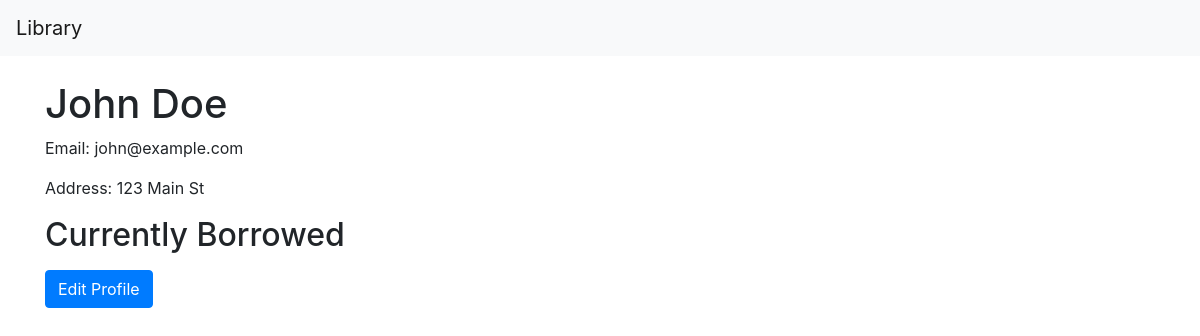
The page /user/1 on the database as committed earlier.
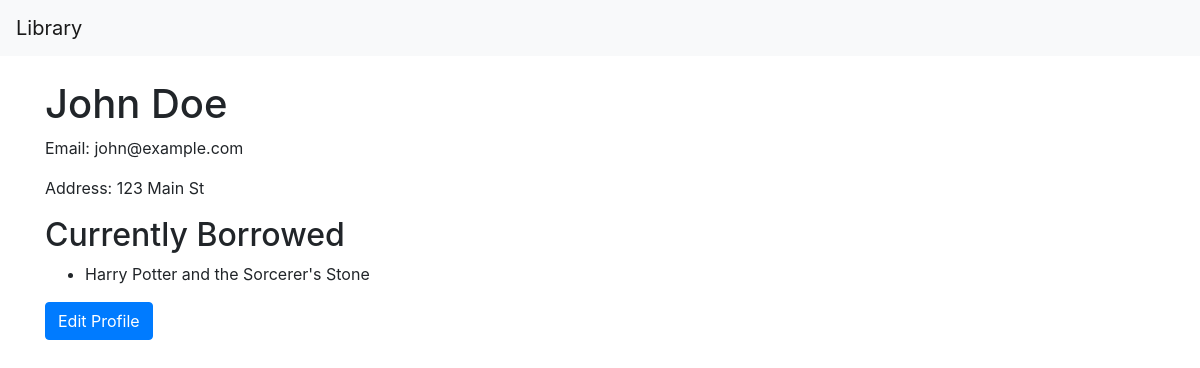
The same page on the database as committed later.
### models.py (models this page shows)
class Borrow(db.Model):
    id = db.Column(db.Integer, primary_key=True)
    user_id = db.Column(db.Integer, db.ForeignKey('user.id'))
    book_id = db.Column(db.Integer, db.ForeignKey('book.id'))
    checkout_date = db.Column(db.Date, nullable=False)
    due_date = db.Column(db.Date, nullable=False)
    return_date = db.Column(db.Date )

class Book(db.Model):
    id = db.Column(db.Integer, primary_key=True)
    title = db.Column(db.String, nullable=False)
    author_id = db.Column(db.Integer, db.ForeignKey('author.id'))
    genre = db.Column(db.String, nullable=False)
    publish_date = db.Column(db.Date, nullable=False)
    author = db.relationship('Author')
    borrows = db.relationship('Borrow', backref='book')

### app.py (the view)
@app.route('/user/<int:user_id>')
def user_profile(user_id):
    user = User.query.get(user_id)
    borrows = Borrow.query.filter_by(user_id=user.id).all()
    return render_template('user_profile.html', user=user, borrows=borrows)

### templates/user_profile.html
{% extends 'layout.html' %} {% block content %}
<h1>{{ user.name }}</h1>
<p>Email: {{ user.email }}</p>
<p>Address: {{ user.address }}</p>
<h2>Currently Borrowed</h2>
<ul>
  {% for borrow in borrows %} {% if borrow.return_date == None %}
  <li>{{ borrow.book.title }}</li>
  {% endif %} {% endfor %}
</ul>
<a href="{{ url_for('edit_user', user_id=user.id) }}" class="btn btn-primary">
  Edit Profile
</a>
{% endblock %}

Rows that differ between the two databases and show on the page:
now on this page (row edited): Borrow: book "Harry Potter and the Sorcerer's Stone"
